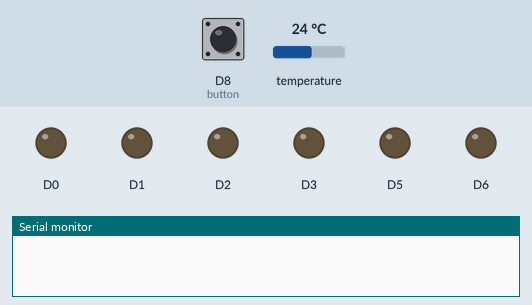
A sketch run on a simulated Arduino MKR. On the bench: output pins drawn as LEDs (lit = HIGH), the last lines printed to the serial monitor. The inputs (shaded band) are chosen by the test bench; at power-on: D8 (button) HIGH, temperature 24 °C. Storage starts empty.

Above: at 3.4 s.
3.5 s: D8 (button) pulled LOW for 0.15 s
At 4.5 s:
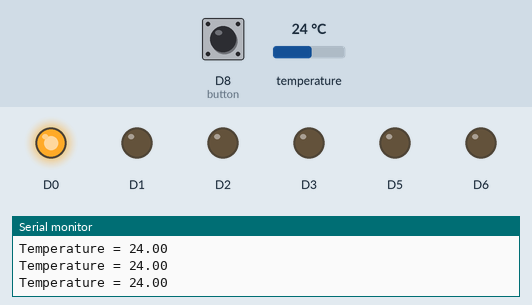
5.1 s: temperature set to 12 °C
At 6.3 s:
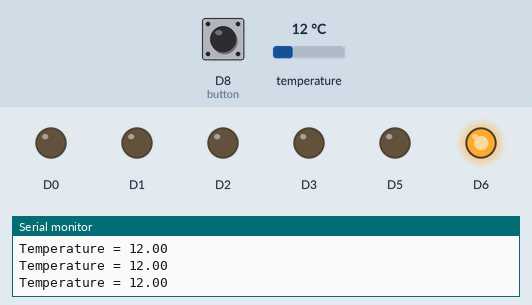
6.6 s: temperature set to 28 °C
At 7.4 s:
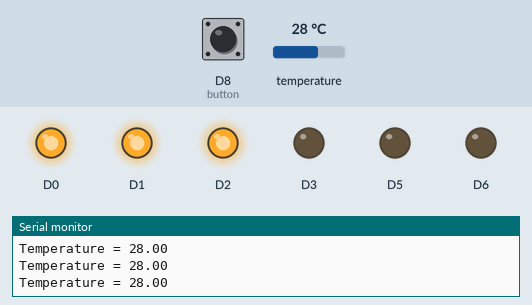
8.1 s: temperature set to 28.7 °C
9.6 s: temperature set to 29.7 °C
At 10.0 s:
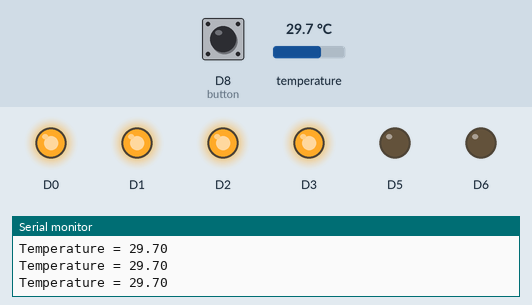
11.1 s: temperature set to 34.7 °C
12.6 s: temperature set to 35.4 °C
At 13.9 s:
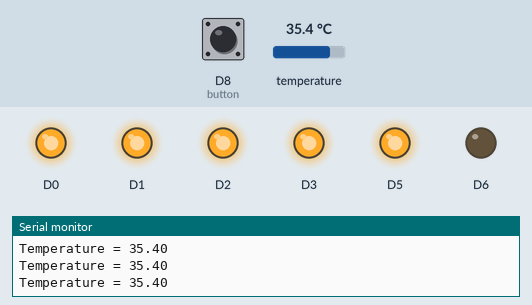
Timing chart, 0 to 15.1 s (numbered marks = the images above; inputs shaded):
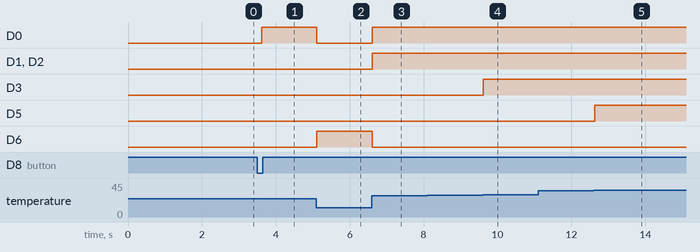

Measured:
- the behaviour switches between 29 and 29.1 °C on temperature (found by bisection; images 3 and 4)
- the behaviour switches between 35 and 35.1 °C on temperature (found by bisection; images 4 and 5)
- after the input at 3.5 s, D0: LOW → HIGH after 0.12 s
- after the input at 5.1 s, D0: HIGH → LOW at once; D6: LOW → HIGH at once
- after the input at 6.6 s, D0–2: LOW → HIGH at once; D6: HIGH → LOW at once
- after the input at 9.6 s, D3: LOW → HIGH at once
- after the input at 12.6 s, D5: LOW → HIGH at once

The sketch:

Test_mit_DB_Temp_MS.ino
```cpp
#include <Arduino_MKRENV.h>
#include <SPI.h>
#include <SD.h>
#define MIC A0

// file object
File dataFileDB;
File dataFileTEMP;

const int button = 8;     // button pin
const int SD_CS_PIN = 4;

// CountButton  //////////////////////////////////////////////////
int buttonState = 0;
int count_value = 0;
int prestate = 0;

// DBMeter ////////////////////////////////////////////////////
int adc;
int dB, PdB; //the variable that will hold the value read from the microphone each time

void setup() {
  pinMode(button, INPUT_PULLUP);      // initialize the pushbutton pin as an input:
  pinMode(0, OUTPUT);
  pinMode(1, OUTPUT);
  pinMode(2, OUTPUT);
  pinMode(3, OUTPUT);
  //pinMode(4, OUTPUT); // Ausgeklammert wegen SD Karte welche auch auf PIN 4 ist
  pinMode(5, OUTPUT);
  pinMode(6, OUTPUT);

  Serial.begin(9600);
  while (!Serial);

  if (!ENV.begin()) {
    Serial.println("Failed to initialize MKR ENV shield!");
    while (1);
  }

  // init SPI
  SPI.begin();

  // init SD card
  if(!SD.begin(SD_CS_PIN)) {
    Serial.println("Failed to initialize SD card!");
    while (1);
  }

  // init the logfile for Temperature Values
  dataFileDB = SD.open("logDB-0000.csv", FILE_WRITE);
  delay(1000);
  // init the CSV file with headers
  dataFileDB.println("dB,");
  // close the file
  dataFileDB.close();
  delay(100);

  // init the logfile for Temperature Values
  dataFileTEMP = SD.open("logTemp-0000.csv", FILE_WRITE);
  delay(1000);
  // init the CSV file with headers
  dataFileTEMP.println("temperature,");
  // close the file
  dataFileTEMP.close();
  delay(100);

}

void loop() {

  // read the state of the pushbutton value:
  buttonState = digitalRead(button);

  // check if the pushbutton is pressed. If it is, then the buttonState is HIGH:
  if (buttonState == LOW && prestate == 0) {
    count_value++;
    Serial.println(count_value);
    delay(100);
    prestate = 1;
  } else if(buttonState == HIGH) {
    prestate = 0;
  }

  if (count_value == 1){

      // init the logfile
      dataFileTEMP = SD.open("logTemp-0000.csv", FILE_WRITE);
      delay(10);
/////Temp//////
       float temperature = ENV.readTemperature();

       // print each of the sensor values

       Serial.print("Temperature = ");
       Serial.print(temperature);

       // print an empty line

       Serial.println();
       if (temperature<19.99)  {digitalWrite(6, HIGH);} else {digitalWrite(6, LOW);}
       if (temperature>20.00)  {digitalWrite(0, HIGH);} else {digitalWrite(0, LOW);}
       if (temperature>25.00)  {digitalWrite(1, HIGH);} else {digitalWrite(1, LOW);}
       if (temperature>27.00)  {digitalWrite(2, HIGH);} else {digitalWrite(2, LOW);}
       if (temperature>29.00) {digitalWrite(3, HIGH);} else {digitalWrite(3, LOW);}
       if (temperature>31.00) {digitalWrite(4, HIGH);} else {digitalWrite(4, LOW);}
       if (temperature>35.00) {digitalWrite(5, HIGH);} else {digitalWrite(5, LOW);}
/////Temp/////

       // print each of the sensor values
       dataFileTEMP.print(temperature);
       dataFileTEMP.print(",");

       // close the file
       dataFileTEMP.close();

  buttonState;
  }

  if (count_value == 2){

       // init the logfile
      dataFileDB = SD.open("logDB-0000.csv", FILE_WRITE);
      delay(10);

/////DB/////
     adc= analogRead(MIC); //Read the ADC value from amplifer
     Serial.println (adc);//Print ADC for initial calculation
     dB = (adc+83.2073) / 11.003; //Convert ADC value to dB using Regression values

     if (dB>50) {digitalWrite(0, HIGH);} else {digitalWrite(0, LOW);}
     if (dB>60) {digitalWrite(1, HIGH);} else {digitalWrite(1, LOW);}
     if (dB>70) {digitalWrite(2, HIGH);} else {digitalWrite(2, LOW);}
     if (dB>80) {digitalWrite(3, HIGH);} else {digitalWrite(3, LOW);}
     if (dB>90) {digitalWrite(4, HIGH);} else {digitalWrite(4, LOW);}
     if (dB>100) {digitalWrite(5, HIGH);} else {digitalWrite(5, LOW);}
/////DB/////

       // print each of the sensor values
       dataFileDB.print(dB);
       dataFileDB.print(",");

       // close the file
       dataFileDB.close();

  buttonState;
  }
  if (count_value == 3){
    count_value =0;
  buttonState;
  }
}
```
